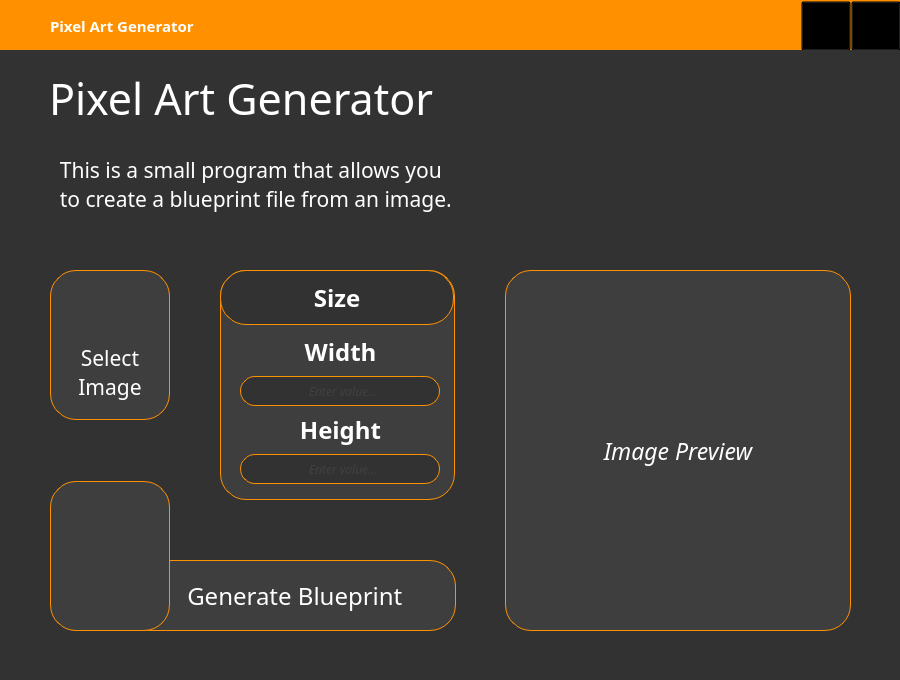
<?xml version="1.0" encoding="UTF-8"?>
<ui version="4.0">
 <class>Form</class>
 <widget class="QWidget" name="Form">
  <property name="windowModality">
   <enum>Qt::NonModal</enum>
  </property>
  <property name="geometry">
   <rect>
    <x>0</x>
    <y>0</y>
    <width>900</width>
    <height>680</height>
   </rect>
  </property>
  <property name="font">
   <font>
    <family>Poppins</family>
    <pointsize>30</pointsize>
   </font>
  </property>
  <property name="windowTitle">
   <string notr="true">Pixel Art Creator</string>
  </property>
  <property name="autoFillBackground">
   <bool>false</bool>
  </property>
  <property name="styleSheet">
   <string notr="true">#Form {
	background-color: #323232;
}

* {
	color: white;
}</string>
  </property>
  <property name="locale">
   <locale language="English" country="UnitedStates"/>
  </property>
  <widget class="QWidget" name="TitleBarHolder" native="true">
   <property name="geometry">
    <rect>
     <x>0</x>
     <y>0</y>
     <width>900</width>
     <height>50</height>
    </rect>
   </property>
   <property name="styleSheet">
    <string notr="true">background-color: rgb(255, 145, 0);</string>
   </property>
   <widget class="QWidget" name="horizontalLayoutWidget">
    <property name="geometry">
     <rect>
      <x>0</x>
      <y>0</y>
      <width>901</width>
      <height>52</height>
     </rect>
    </property>
    <layout class="QHBoxLayout" name="TitleBar">
     <property name="spacing">
      <number>0</number>
     </property>
     <property name="leftMargin">
      <number>50</number>
     </property>
     <property name="rightMargin">
      <number>0</number>
     </property>
     <item>
      <widget class="QLabel" name="WindowTitle">
       <property name="font">
        <font>
         <family>Poppins</family>
         <pointsize>11</pointsize>
         <weight>75</weight>
         <bold>true</bold>
         <kerning>true</kerning>
        </font>
       </property>
       <property name="styleSheet">
        <string notr="true"/>
       </property>
       <property name="text">
        <string>Pixel Art Generator</string>
       </property>
       <property name="scaledContents">
        <bool>false</bool>
       </property>
       <property name="wordWrap">
        <bool>false</bool>
       </property>
       <property name="indent">
        <number>0</number>
       </property>
      </widget>
     </item>
     <item>
      <widget class="QPushButton" name="MinimizeButton">
       <property name="minimumSize">
        <size>
         <width>50</width>
         <height>50</height>
        </size>
       </property>
       <property name="maximumSize">
        <size>
         <width>50</width>
         <height>50</height>
        </size>
       </property>
       <property name="toolTip">
        <string>Minimize</string>
       </property>
       <property name="styleSheet">
        <string notr="true">#MinimizeButton{
	background-color: transparent;
	border-width: 0px;
}

#MinimizeButton:hover {
	background-color: rgba(0, 0, 0, .1);
}

#MinimizeButton:pressed {
	background-color: rgba(0, 0, 0, .15);
}</string>
       </property>
       <property name="text">
        <string/>
       </property>
       <property name="icon">
        <iconset resource="resources.qrc">
         <normaloff>:/icons/icons/minimize.png</normaloff>:/icons/icons/minimize.png</iconset>
       </property>
      </widget>
     </item>
     <item>
      <widget class="QPushButton" name="CloseButton">
       <property name="sizePolicy">
        <sizepolicy hsizetype="Preferred" vsizetype="Minimum">
         <horstretch>0</horstretch>
         <verstretch>0</verstretch>
        </sizepolicy>
       </property>
       <property name="minimumSize">
        <size>
         <width>50</width>
         <height>50</height>
        </size>
       </property>
       <property name="maximumSize">
        <size>
         <width>50</width>
         <height>50</height>
        </size>
       </property>
       <property name="toolTip">
        <string>Close</string>
       </property>
       <property name="layoutDirection">
        <enum>Qt::RightToLeft</enum>
       </property>
       <property name="styleSheet">
        <string notr="true">#CloseButton{
	background-color: transparent;
	border-width: 0px;
}

#CloseButton:hover {
	background-color: rgba(0, 0, 0, .1);
}

#CloseButton:pressed {
	background-color: rgba(0, 0, 0, .15);
}</string>
       </property>
       <property name="text">
        <string/>
       </property>
       <property name="icon">
        <iconset resource="resources.qrc">
         <normaloff>:/icons/icons/close.png</normaloff>:/icons/icons/close.png</iconset>
       </property>
       <property name="checkable">
        <bool>false</bool>
       </property>
      </widget>
     </item>
    </layout>
   </widget>
  </widget>
  <widget class="QWidget" name="DescriptionHolder" native="true">
   <property name="geometry">
    <rect>
     <x>0</x>
     <y>50</y>
     <width>900</width>
     <height>171</height>
    </rect>
   </property>
   <widget class="QWidget" name="horizontalLayoutWidget_2">
    <property name="geometry">
     <rect>
      <x>0</x>
      <y>0</y>
      <width>901</width>
      <height>171</height>
     </rect>
    </property>
    <layout class="QHBoxLayout" name="Description">
     <property name="topMargin">
      <number>20</number>
     </property>
     <property name="rightMargin">
      <number>50</number>
     </property>
     <item>
      <widget class="QWidget" name="TextHolder" native="true">
       <widget class="QWidget" name="verticalLayoutWidget">
        <property name="geometry">
         <rect>
          <x>-1</x>
          <y>-1</y>
          <width>1050</width>
          <height>221</height>
         </rect>
        </property>
        <layout class="QVBoxLayout" name="Text">
         <property name="spacing">
          <number>0</number>
         </property>
         <property name="leftMargin">
          <number>50</number>
         </property>
         <property name="topMargin">
          <number>0</number>
         </property>
         <property name="bottomMargin">
          <number>50</number>
         </property>
         <item alignment="Qt::AlignTop">
          <widget class="QLabel" name="TitleLabel">
           <property name="sizePolicy">
            <sizepolicy hsizetype="Minimum" vsizetype="Minimum">
             <horstretch>0</horstretch>
             <verstretch>0</verstretch>
            </sizepolicy>
           </property>
           <property name="maximumSize">
            <size>
             <width>16777215</width>
             <height>60</height>
            </size>
           </property>
           <property name="font">
            <font>
             <family>Poppins Medium</family>
             <pointsize>32</pointsize>
            </font>
           </property>
           <property name="styleSheet">
            <string notr="true"/>
           </property>
           <property name="text">
            <string>Pixel Art Generator</string>
           </property>
           <property name="alignment">
            <set>Qt::AlignBottom|Qt::AlignLeading|Qt::AlignLeft</set>
           </property>
          </widget>
         </item>
         <item alignment="Qt::AlignTop">
          <widget class="QLabel" name="DescriptionLabel">
           <property name="enabled">
            <bool>true</bool>
           </property>
           <property name="sizePolicy">
            <sizepolicy hsizetype="Minimum" vsizetype="Preferred">
             <horstretch>0</horstretch>
             <verstretch>0</verstretch>
            </sizepolicy>
           </property>
           <property name="maximumSize">
            <size>
             <width>16777215</width>
             <height>100</height>
            </size>
           </property>
           <property name="font">
            <font>
             <family>Poppins Medium</family>
             <pointsize>16</pointsize>
            </font>
           </property>
           <property name="styleSheet">
            <string notr="true"/>
           </property>
           <property name="text">
            <string>&lt;img src=&quot;:icons/icons/line.png&quot; align=&quot;left&quot;&gt;&amp;nbsp;&amp;nbsp;This is a small program that allows you&lt;br&gt;&amp;nbsp;&amp;nbsp;to create a blueprint file from an image.</string>
           </property>
           <property name="textFormat">
            <enum>Qt::RichText</enum>
           </property>
           <property name="scaledContents">
            <bool>false</bool>
           </property>
           <property name="alignment">
            <set>Qt::AlignLeading|Qt::AlignLeft|Qt::AlignVCenter</set>
           </property>
           <property name="wordWrap">
            <bool>false</bool>
           </property>
          </widget>
         </item>
        </layout>
       </widget>
      </widget>
     </item>
     <item>
      <widget class="QLabel" name="Gear">
       <property name="sizePolicy">
        <sizepolicy hsizetype="Minimum" vsizetype="Minimum">
         <horstretch>0</horstretch>
         <verstretch>0</verstretch>
        </sizepolicy>
       </property>
       <property name="maximumSize">
        <size>
         <width>256</width>
         <height>16777215</height>
        </size>
       </property>
       <property name="text">
        <string/>
       </property>
       <property name="pixmap">
        <pixmap resource="resources.qrc">:/icons/icons/gear.png</pixmap>
       </property>
       <property name="alignment">
        <set>Qt::AlignRight|Qt::AlignTop|Qt::AlignTrailing</set>
       </property>
      </widget>
     </item>
    </layout>
   </widget>
  </widget>
  <widget class="QWidget" name="InputHolder" native="true">
   <property name="geometry">
    <rect>
     <x>0</x>
     <y>220</y>
     <width>899</width>
     <height>459</height>
    </rect>
   </property>
   <widget class="QWidget" name="horizontalLayoutWidget_3">
    <property name="geometry">
     <rect>
      <x>0</x>
      <y>0</y>
      <width>901</width>
      <height>461</height>
     </rect>
    </property>
    <layout class="QHBoxLayout" name="InputLayout" stretch="0,3">
     <property name="spacing">
      <number>50</number>
     </property>
     <property name="leftMargin">
      <number>50</number>
     </property>
     <property name="topMargin">
      <number>50</number>
     </property>
     <property name="rightMargin">
      <number>50</number>
     </property>
     <property name="bottomMargin">
      <number>50</number>
     </property>
     <item>
      <layout class="QGridLayout" name="InputGrid">
       <property name="horizontalSpacing">
        <number>50</number>
       </property>
       <property name="verticalSpacing">
        <number>0</number>
       </property>
       <item row="1" column="0" alignment="Qt::AlignBottom">
        <widget class="QPushButton" name="Generate">
         <property name="minimumSize">
          <size>
           <width>120</width>
           <height>150</height>
          </size>
         </property>
         <property name="font">
          <font>
           <family>Poppins Medium</family>
           <pointsize>16</pointsize>
           <weight>50</weight>
           <bold>false</bold>
           <kerning>true</kerning>
          </font>
         </property>
         <property name="styleSheet">
          <string notr="true">padding: -30px 0 -40px 0;
border: 1px solid rgb(255, 145, 0);
border-radius: 26px;
background-color: rgb(62, 62, 62);</string>
         </property>
         <property name="text">
          <string/>
         </property>
         <property name="icon">
          <iconset resource="resources.qrc">
           <normaloff>:/icons/icons/pgear.png</normaloff>:/icons/icons/pgear.png</iconset>
         </property>
         <property name="iconSize">
          <size>
           <width>91</width>
           <height>91</height>
          </size>
         </property>
        </widget>
       </item>
       <item row="0" column="0">
        <widget class="QPushButton" name="SelectImage">
         <property name="minimumSize">
          <size>
           <width>120</width>
           <height>150</height>
          </size>
         </property>
         <property name="maximumSize">
          <size>
           <width>119</width>
           <height>16777215</height>
          </size>
         </property>
         <property name="font">
          <font>
           <family>Poppins Medium</family>
           <pointsize>16</pointsize>
           <weight>50</weight>
           <bold>false</bold>
           <kerning>true</kerning>
          </font>
         </property>
         <property name="styleSheet">
          <string notr="true">padding: 15px 0 -40px 0;
border: 1px solid rgb(255, 145, 0);
border-radius: 26px;
background-color: rgb(62, 62, 62);
background-position: center top;
background-repeat: no-repeat;
background-origin: content;
background-image: url(&quot;:/icons/icons/image.png&quot;);</string>
         </property>
         <property name="text">
          <string>Select
Image</string>
         </property>
        </widget>
       </item>
       <item row="0" column="1" rowspan="2" alignment="Qt::AlignTop">
        <widget class="QFrame" name="SizeFrame">
         <property name="enabled">
          <bool>true</bool>
         </property>
         <property name="sizePolicy">
          <sizepolicy hsizetype="Minimum" vsizetype="Minimum">
           <horstretch>0</horstretch>
           <verstretch>0</verstretch>
          </sizepolicy>
         </property>
         <property name="minimumSize">
          <size>
           <width>235</width>
           <height>230</height>
          </size>
         </property>
         <property name="maximumSize">
          <size>
           <width>235</width>
           <height>230</height>
          </size>
         </property>
         <property name="baseSize">
          <size>
           <width>0</width>
           <height>0</height>
          </size>
         </property>
         <property name="styleSheet">
          <string notr="true">#SizeFrame {
	background-color: rgb(62, 62, 62);
	border: 1px solid rgb(255, 145, 0);
	border-radius: 26px;
}</string>
         </property>
         <property name="frameShape">
          <enum>QFrame::Box</enum>
         </property>
         <property name="frameShadow">
          <enum>QFrame::Raised</enum>
         </property>
         <widget class="QWidget" name="verticalLayoutWidget_2">
          <property name="geometry">
           <rect>
            <x>0</x>
            <y>0</y>
            <width>241</width>
            <height>231</height>
           </rect>
          </property>
          <layout class="QVBoxLayout" name="SizeLayout" stretch="0,0,0,1,0,1,0">
           <property name="spacing">
            <number>0</number>
           </property>
           <property name="sizeConstraint">
            <enum>QLayout::SetDefaultConstraint</enum>
           </property>
           <item alignment="Qt::AlignVCenter">
            <widget class="QPushButton" name="SizeLabel">
             <property name="enabled">
              <bool>false</bool>
             </property>
             <property name="sizePolicy">
              <sizepolicy hsizetype="Fixed" vsizetype="Fixed">
               <horstretch>0</horstretch>
               <verstretch>0</verstretch>
              </sizepolicy>
             </property>
             <property name="minimumSize">
              <size>
               <width>234</width>
               <height>55</height>
              </size>
             </property>
             <property name="font">
              <font>
               <family>Poppins</family>
               <pointsize>18</pointsize>
               <weight>75</weight>
               <bold>true</bold>
              </font>
             </property>
             <property name="layoutDirection">
              <enum>Qt::LeftToRight</enum>
             </property>
             <property name="styleSheet">
              <string notr="true">padding: 0px 0 0px 0;
border: 1px solid rgb(255, 145, 0);
border-radius: 26px;
background-color: rgb(50, 50, 50);</string>
             </property>
             <property name="text">
              <string>Size</string>
             </property>
             <property name="flat">
              <bool>true</bool>
             </property>
            </widget>
           </item>
           <item>
            <spacer name="SizeSpacer1">
             <property name="orientation">
              <enum>Qt::Vertical</enum>
             </property>
             <property name="sizeHint" stdset="0">
              <size>
               <width>1</width>
               <height>10</height>
              </size>
             </property>
            </spacer>
           </item>
           <item alignment="Qt::AlignVCenter">
            <widget class="QLabel" name="WidthLabel">
             <property name="sizePolicy">
              <sizepolicy hsizetype="Preferred" vsizetype="Fixed">
               <horstretch>0</horstretch>
               <verstretch>0</verstretch>
              </sizepolicy>
             </property>
             <property name="maximumSize">
              <size>
               <width>16777215</width>
               <height>16777215</height>
              </size>
             </property>
             <property name="baseSize">
              <size>
               <width>0</width>
               <height>0</height>
              </size>
             </property>
             <property name="font">
              <font>
               <family>Poppins</family>
               <pointsize>18</pointsize>
               <weight>75</weight>
               <bold>true</bold>
              </font>
             </property>
             <property name="text">
              <string>Width</string>
             </property>
             <property name="alignment">
              <set>Qt::AlignHCenter|Qt::AlignTop</set>
             </property>
            </widget>
           </item>
           <item alignment="Qt::AlignHCenter|Qt::AlignVCenter">
            <widget class="QLineEdit" name="WidthEdit">
             <property name="sizePolicy">
              <sizepolicy hsizetype="Fixed" vsizetype="Fixed">
               <horstretch>0</horstretch>
               <verstretch>0</verstretch>
              </sizepolicy>
             </property>
             <property name="minimumSize">
              <size>
               <width>200</width>
               <height>30</height>
              </size>
             </property>
             <property name="font">
              <font>
               <family>Poppins Medium</family>
               <italic>true</italic>
              </font>
             </property>
             <property name="autoFillBackground">
              <bool>false</bool>
             </property>
             <property name="styleSheet">
              <string notr="true">#WidthEdit {
	padding: 0px 0 0px 0;
	border: 1px solid rgb(255, 145, 0);
	border-radius: 15px;
	background-color: rgb(50, 50, 50);

	color: rgb(77, 77, 77);
}</string>
             </property>
             <property name="maxLength">
              <number>3</number>
             </property>
             <property name="alignment">
              <set>Qt::AlignCenter</set>
             </property>
             <property name="placeholderText">
              <string>  Enter value...</string>
             </property>
             <property name="clearButtonEnabled">
              <bool>false</bool>
             </property>
            </widget>
           </item>
           <item alignment="Qt::AlignVCenter">
            <widget class="QLabel" name="HeightLabel">
             <property name="sizePolicy">
              <sizepolicy hsizetype="Preferred" vsizetype="Fixed">
               <horstretch>0</horstretch>
               <verstretch>0</verstretch>
              </sizepolicy>
             </property>
             <property name="font">
              <font>
               <family>Poppins</family>
               <pointsize>18</pointsize>
               <weight>75</weight>
               <bold>true</bold>
              </font>
             </property>
             <property name="text">
              <string>Height</string>
             </property>
             <property name="alignment">
              <set>Qt::AlignHCenter|Qt::AlignTop</set>
             </property>
            </widget>
           </item>
           <item alignment="Qt::AlignHCenter|Qt::AlignVCenter">
            <widget class="QLineEdit" name="HeightEdit">
             <property name="sizePolicy">
              <sizepolicy hsizetype="Preferred" vsizetype="Fixed">
               <horstretch>0</horstretch>
               <verstretch>0</verstretch>
              </sizepolicy>
             </property>
             <property name="minimumSize">
              <size>
               <width>200</width>
               <height>30</height>
              </size>
             </property>
             <property name="maximumSize">
              <size>
               <width>16777215</width>
               <height>16777215</height>
              </size>
             </property>
             <property name="font">
              <font>
               <family>Poppins Medium</family>
               <italic>true</italic>
              </font>
             </property>
             <property name="autoFillBackground">
              <bool>false</bool>
             </property>
             <property name="styleSheet">
              <string notr="true">#HeightEdit {
	padding: 0px 0 0px 0;
	border: 1px solid rgb(255, 145, 0);
	border-radius: 15px;
	background-color: rgb(50, 50, 50);

	color: rgb(77, 77, 77);
}

</string>
             </property>
             <property name="maxLength">
              <number>3</number>
             </property>
             <property name="alignment">
              <set>Qt::AlignCenter</set>
             </property>
             <property name="placeholderText">
              <string>  Enter value...</string>
             </property>
             <property name="clearButtonEnabled">
              <bool>false</bool>
             </property>
            </widget>
           </item>
           <item>
            <spacer name="SizeSpacer2">
             <property name="orientation">
              <enum>Qt::Vertical</enum>
             </property>
             <property name="sizeHint" stdset="0">
              <size>
               <width>0</width>
               <height>10</height>
              </size>
             </property>
            </spacer>
           </item>
          </layout>
         </widget>
        </widget>
       </item>
      </layout>
     </item>
     <item>
      <widget class="QLabel" name="ImagePreview">
       <property name="font">
        <font>
         <family>Poppins Medium</family>
         <pointsize>17</pointsize>
         <italic>true</italic>
        </font>
       </property>
       <property name="styleSheet">
        <string notr="true">#ImagePreview {
	background-color: rgb(62, 62, 62);
	border: 1px solid rgb(255, 145, 0);
	border-radius: 26px;
}</string>
       </property>
       <property name="text">
        <string>Image Preview</string>
       </property>
       <property name="alignment">
        <set>Qt::AlignCenter</set>
       </property>
      </widget>
     </item>
    </layout>
   </widget>
  </widget>
  <widget class="QLabel" name="GenerateBlueprintLabel">
   <property name="geometry">
    <rect>
     <x>90</x>
     <y>560</y>
     <width>366</width>
     <height>71</height>
    </rect>
   </property>
   <property name="font">
    <font>
     <family>Poppins Medium</family>
     <pointsize>18</pointsize>
     <italic>false</italic>
    </font>
   </property>
   <property name="styleSheet">
    <string notr="true">border: 1px solid rgb(255, 145, 0);
border-radius: 26px;
background-color: rgb(62, 62, 62);</string>
   </property>
   <property name="text">
    <string>       Generate Blueprint</string>
   </property>
   <property name="alignment">
    <set>Qt::AlignCenter</set>
   </property>
  </widget>
  <zorder>GenerateBlueprintLabel</zorder>
  <zorder>TitleBarHolder</zorder>
  <zorder>DescriptionHolder</zorder>
  <zorder>InputHolder</zorder>
 </widget>
 <resources>
  <include location="resources.qrc"/>
 </resources>
 <connections/>
</ui>
